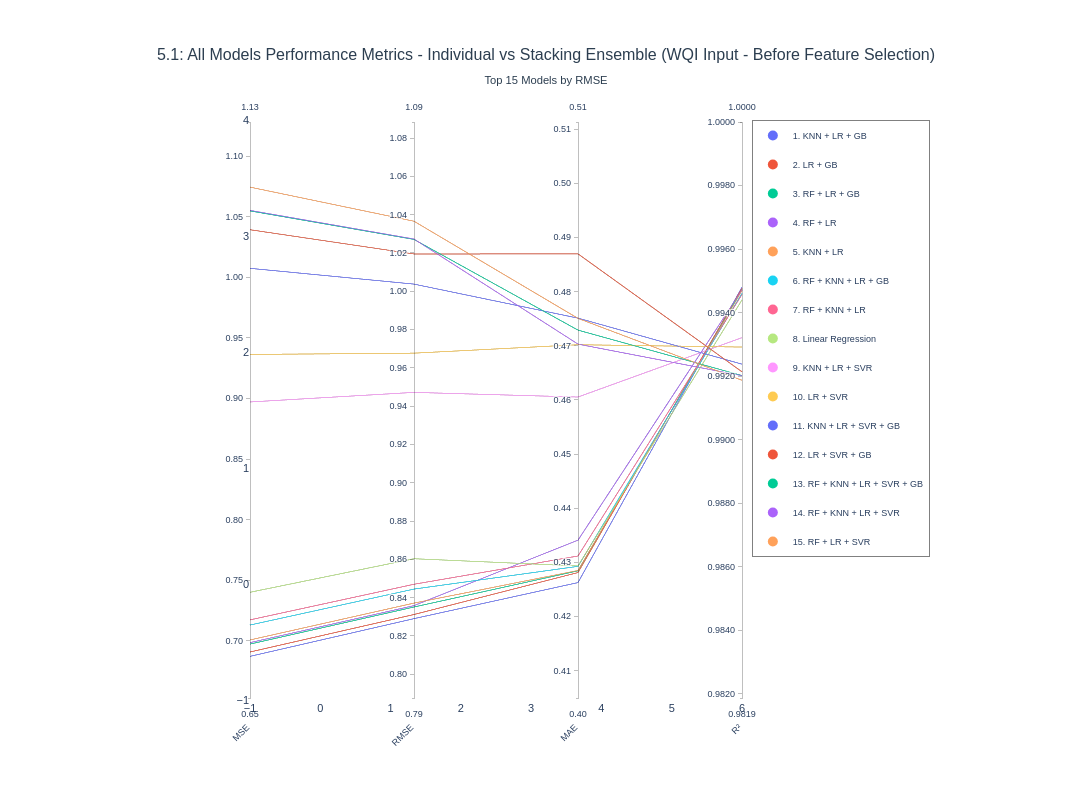

Write notebook code for a chart like this one.
### Code cell
fig_all_models_51 = plot_parallel_coordinates_all_models(
    results_df=results_df_WQIInput,
    y_test=y_test_WQIInput,
    rf_pred=rf_pred_WQIInput,
    gb_pred=gb_pred_WQIInput,
    lr_pred=lr_pred_WQIInput,
    knn_pred=knn_pred_WQIInput,
    svr_pred=svr_pred_WQIInput,
    title="5.1: All Models Performance Metrics - Individual vs Stacking Ensemble (WQI Input - Before Feature Selection)"
)

fig_all_models_51.show()

### Figure 1 — Plotly figure (JSON) as saved in the notebook; plotly's stock layout.template omitted (floating-point values rounded to 4 significant figures)
{"data": [{"dimensions": [{"label": "MSE", "range": [0.6529, 1.128], "tickformat": ".2f", "values": [0.6873, 0.6909, 0.6974, 0.6986, 0.7008, 0.7131, 0.7174, 0.7401, 0.8972, 0.9364, 1.007, 1.039, 1.055, 1.055, 1.074]}, {"label": "RMSE", "range": [0.7876, 1.088], "tickformat": ".2f", "values": [0.829, 0.8312, 0.8351, 0.8358, 0.8371, 0.8445, 0.847, 0.8603, 0.9472, 0.9677, 1.004, 1.019, 1.027, 1.027, 1.037]}, {"label": "MAE", "range": [0.405, 0.5113], "tickformat": ".2f", "values": [0.4263, 0.4281, 0.4284, 0.4341, 0.4285, 0.4293, 0.4312, 0.4293, 0.4605, 0.4702, 0.4751, 0.487, 0.4729, 0.4703, 0.4751]}, {"label": "R²", "range": [0.9819, 1], "tickformat": ".4f", "values": [0.9948, 0.9948, 0.9947, 0.9947, 0.9947, 0.9946, 0.9946, 0.9944, 0.9932, 0.9929, 0.9924, 0.9921, 0.992, 0.992, 0.9919]}], "labelangle": -45, "labelside": "bottom", "line": {"color": [0, 1, 2, 3, 4, 5, 6, 7, 8, 9, 10, 11, 12, 13, 14], "colorscale": [[0, "#636EFA"], [0.07143, "#EF553B"], [0.1429, "#00CC96"], [0.2143, "#AB63FA"], [0.2857, "#FFA15A"], [0.3571, "#19D3F3"], [0.4286, "#FF6692"], [0.5, "#B6E880"], [0.5714, "#FF97FF"], [0.6429, "#FECB52"], [0.7143, "#636EFA"], [0.7857, "#EF553B"], [0.8571, "#00CC96"], [0.9286, "#AB63FA"], [1, "#FFA15A"]], "showscale": false}, "type": "parcoords"}, {"hovertemplate": "<b>KNN + LR + GB</b><br>Num Models: 3<br>MSE: 0.6873<br>RMSE: 0.8290<br>MAE: 0.4263<br>R²: 0.9948<br><extra></extra>", "legendgroup": "KNN + LR + GB", "marker": {"color": "#636EFA", "size": 10}, "mode": "markers", "name": "1. KNN + LR + GB", "showlegend": true, "type": "scatter", "x": [null], "y": [null]}, {"hovertemplate": "<b>LR + GB</b><br>Num Models: 2<br>MSE: 0.6909<br>RMSE: 0.8312<br>MAE: 0.4281<br>R²: 0.9948<br><extra></extra>", "legendgroup": "LR + GB", "marker": {"color": "#EF553B", "size": 10}, "mode": "markers", "name": "2. LR + GB", "showlegend": true, "type": "scatter", "x": [null], "y": [null]}, {"hovertemplate": "<b>RF + LR + GB</b><br>Num Models: 3<br>MSE: 0.6974<br>RMSE: 0.8351<br>MAE: 0.4284<br>R²: 0.9947<br><extra></extra>", "legendgroup": "RF + LR + GB", "marker": {"color": "#00CC96", "size": 10}, "mode": "markers", "name": "3. RF + LR + GB", "showlegend": true, "type": "scatter", "x": [null], "y": [null]}, {"hovertemplate": "<b>RF + LR</b><br>Num Models: 2<br>MSE: 0.6986<br>RMSE: 0.8358<br>MAE: 0.4341<br>R²: 0.9947<br><extra></extra>", "legendgroup": "RF + LR", "marker": {"color": "#AB63FA", "size": 10}, "mode": "markers", "name": "4. RF + LR", "showlegend": true, "type": "scatter", "x": [null], "y": [null]}, {"hovertemplate": "<b>KNN + LR</b><br>Num Models: 2<br>MSE: 0.7008<br>RMSE: 0.8371<br>MAE: 0.4285<br>R²: 0.9947<br><extra></extra>", "legendgroup": "KNN + LR", "marker": {"color": "#FFA15A", "size": 10}, "mode": "markers", "name": "5. KNN + LR", "showlegend": true, "type": "scatter", "x": [null], "y": [null]}, {"hovertemplate": "<b>RF + KNN + LR + GB</b><br>Num Models: 4<br>MSE: 0.7131<br>RMSE: 0.8445<br>MAE: 0.4293<br>R²: 0.9946<br><extra></extra>", "legendgroup": "RF + KNN + LR + GB", "marker": {"color": "#19D3F3", "size": 10}, "mode": "markers", "name": "6. RF + KNN + LR + GB", "showlegend": true, "type": "scatter", "x": [null], "y": [null]}, {"hovertemplate": "<b>RF + KNN + LR</b><br>Num Models: 3<br>MSE: 0.7174<br>RMSE: 0.8470<br>MAE: 0.4312<br>R²: 0.9946<br><extra></extra>", "legendgroup": "RF + KNN + LR", "marker": {"color": "#FF6692", "size": 10}, "mode": "markers", "name": "7. RF + KNN + LR", "showlegend": true, "type": "scatter", "x": [null], "y": [null]}, {"hovertemplate": "<b>Linear Regression</b><br>Num Models: 1<br>MSE: 0.7401<br>RMSE: 0.8603<br>MAE: 0.4293<br>R²: 0.9944<br><extra></extra>", "legendgroup": "Linear Regression", "marker": {"color": "#B6E880", "size": 10}, "mode": "markers", "name": "8. Linear Regression", "showlegend": true, "type": "scatter", "x": [null], "y": [null]}, {"hovertemplate": "<b>KNN + LR + SVR</b><br>Num Models: 3<br>MSE: 0.8972<br>RMSE: 0.9472<br>MAE: 0.4605<br>R²: 0.9932<br><extra></extra>", "legendgroup": "KNN + LR + SVR", "marker": {"color": "#FF97FF", "size": 10}, "mode": "markers", "name": "9. KNN + LR + SVR", "showlegend": true, "type": "scatter", "x": [null], "y": [null]}, {"hovertemplate": "<b>LR + SVR</b><br>Num Models: 2<br>MSE: 0.9364<br>RMSE: 0.9677<br>MAE: 0.4702<br>R²: 0.9929<br><extra></extra>", "legendgroup": "LR + SVR", "marker": {"color": "#FECB52", "size": 10}, "mode": "markers", "name": "10. LR + SVR", "showlegend": true, "type": "scatter", "x": [null], "y": [null]}, {"hovertemplate": "<b>KNN + LR + SVR + GB</b><br>Num Models: 4<br>MSE: 1.0075<br>RMSE: 1.0037<br>MAE: 0.4751<br>R²: 0.9924<br><extra></extra>", "legendgroup": "KNN + LR + SVR + GB", "marker": {"color": "#636EFA", "size": 10}, "mode": "markers", "name": "11. KNN + LR + SVR + GB", "showlegend": true, "type": "scatter", "x": [null], "y": [null]}, {"hovertemplate": "<b>LR + SVR + GB</b><br>Num Models: 3<br>MSE: 1.0393<br>RMSE: 1.0195<br>MAE: 0.4870<br>R²: 0.9921<br><extra></extra>", "legendgroup": "LR + SVR + GB", "marker": {"color": "#EF553B", "size": 10}, "mode": "markers", "name": "12. LR + SVR + GB", "showlegend": true, "type": "scatter", "x": [null], "y": [null]}, {"hovertemplate": "<b>RF + KNN + LR + SVR + GB</b><br>Num Models: 5<br>MSE: 1.0549<br>RMSE: 1.0271<br>MAE: 0.4729<br>R²: 0.9920<br><extra></extra>", "legendgroup": "RF + KNN + LR + SVR + GB", "marker": {"color": "#00CC96", "size": 10}, "mode": "markers", "name": "13. RF + KNN + LR + SVR + GB", "showlegend": true, "type": "scatter", "x": [null], "y": [null]}, {"hovertemplate": "<b>RF + KNN + LR + SVR</b><br>Num Models: 4<br>MSE: 1.0553<br>RMSE: 1.0273<br>MAE: 0.4703<br>R²: 0.9920<br><extra></extra>", "legendgroup": "RF + KNN + LR + SVR", "marker": {"color": "#AB63FA", "size": 10}, "mode": "markers", "name": "14. RF + KNN + LR + SVR", "showlegend": true, "type": "scatter", "x": [null], "y": [null]}, {"hovertemplate": "<b>RF + LR + SVR</b><br>Num Models: 3<br>MSE: 1.0745<br>RMSE: 1.0366<br>MAE: 0.4751<br>R²: 0.9919<br><extra></extra>", "legendgroup": "RF + LR + SVR", "marker": {"color": "#FFA15A", "size": 10}, "mode": "markers", "name": "15. RF + LR + SVR", "showlegend": true, "type": "scatter", "x": [null], "y": [null]}], "layout": {"font": {"family": "Arial, sans-serif", "size": 11}, "height": 800, "hovermode": "closest", "legend": {"bgcolor": "rgba(255, 255, 255, 0.95)", "bordercolor": "gray", "borderwidth": 1, "font": {"size": 9}, "orientation": "v", "x": 1.02, "xanchor": "left", "y": 1, "yanchor": "top"}, "margin": {"b": 100, "l": 250, "r": 350, "t": 120}, "paper_bgcolor": "white", "plot_bgcolor": "white", "showlegend": true, "title": {"font": {"color": "#2c3e50", "family": "Arial, sans-serif", "size": 16}, "text": "5.1: All Models Performance Metrics - Individual vs Stacking Ensemble (WQI Input - Before Feature Selection)<br><sub>Top 15 Models by RMSE</sub>", "x": 0.5, "xanchor": "center"}, "width": 1400, "xaxis": {"showgrid": false}, "yaxis": {"showgrid": false}}}
